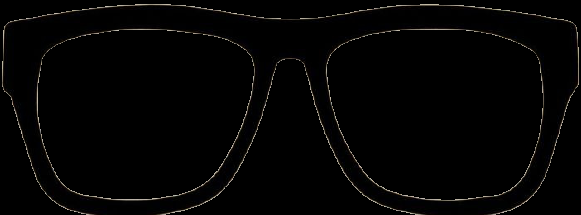
#> input picture src/data_process/glasses_images/black_glasses.png, 581 x 215 px
$ python -i perspective.py   (imports and definitions only)
#> lines starting #> are read from the running program, lines starting #| are printed output that depends on the picture
#> further down, picture is the input picture: shape (215, 581, 3); mean B, G, R 3.4, 3.7, 4
import numpy as np
import cv2
import random
import math

"""
Reference: https://github.com/ultralytics/yolov5
"""
def random_perspective(img, degrees=10, translate=.1, scale=.1, shear=10, perspective=0.0, border=(0, 0)):
#> called with degrees = 10, translate = 0.1, scale = 0.1, shear = 10, perspective = 0, border = (0, 0)
    height = img.shape[0] + border[0] * 2  # shape(h,w,c)
#> height = 215
    width = img.shape[1] + border[1] * 2
#> width = 581

    height_orig = img.shape[0] + border[0] * 2  # shape(h,w,c)
#> height_orig = 215
    width_orig = img.shape[1] + border[1] * 2
#> width_orig = 581

    # Center
    C = np.eye(3)
    C[0, 2] = -img.shape[1] / 2  # x translation (pixels)
    C[1, 2] = -img.shape[0] / 2  # y translation (pixels)

    # Perspective
    P = np.eye(3)
    P[2, 0] = random.uniform(-perspective, perspective)  # x perspective (about y)
    P[2, 1] = random.uniform(-perspective, perspective)  # y perspective (about x)

    if random.randint(0,1) < 0.5:
        # Shear
        S = np.eye(3)
        sx_d = random.uniform(-shear, shear)
        sy_d = random.uniform(-shear, shear)
        S[0, 1] = math.tan(sx_d * math.pi / 180)  # x shear (deg)
        S[1, 0] = math.tan(sy_d * math.pi / 180)  # y shear (deg)

        # Rotation and Scale
        R = np.eye(3)
        if abs(sx_d) > 5 or abs(sy_d) > 5:
            degrees = 0
        a = random.uniform(-degrees, degrees)
        s = random.uniform(1 - scale, 1 + scale)
        R[:2] = cv2.getRotationMatrix2D(angle=a, center=(0, 0), scale=s)
    else:
        # Rotation and Scale
        R = np.eye(3)
        a = random.uniform(-degrees, degrees)
        s = random.uniform(1 - scale, 1 + scale)
        R[:2] = cv2.getRotationMatrix2D(angle=a, center=(0, 0), scale=s)

        # Shear
        S = np.eye(3)
        shear = 15
        sx_d = random.uniform(-shear, shear)
        sy_d = random.uniform(-shear, shear)
        S[0, 1] = math.tan(sx_d * math.pi / 180)  # x shear (deg)
        S[1, 0] = math.tan(sy_d * math.pi / 180)  # y shear (deg)


    # Compute final width and height
    pre_M_1 = S @ R @ P @ np.array([[width_orig],[height_orig],[1]])
#> pre_M_1 = [586.9, 464.6, 1]
    pre_M_2 = S @ R @ P @ np.array([[0],[0],[1]])
    width = int(abs(pre_M_1[0,0] - pre_M_2[0,0]))
#> width = 586
    height = int(abs(pre_M_1[1,0] - pre_M_2[1,0]))
#> height = 464

    pre_M_1 = S @ R @ P @ np.array([[0],[height_orig],[1]])
#> pre_M_1 = [-39.24, 223.6, 1]
    pre_M_2 = S @ R @ P @ np.array([[width_orig],[0],[1]])
#> pre_M_2 = [626.2, 241, 1]

    width = max( abs(int(pre_M_1[0,0] - pre_M_2[0,0])), width)
    height = max( abs(int(pre_M_1[1,0] - pre_M_2[1,0])), height)

    # Translation
    T = np.eye(3)
    T[0, 2] = random.uniform(0.5 - translate, 0.5 + translate) * width  # x translation (pixels)
    T[1, 2] = random.uniform(0.5 - translate, 0.5 + translate) * height  # y translation (pixels)

    # Combined rotation matrix
    M = T @ S @ R @ P @ C  # order of operations (right to left) is IMPORTANT
    if (border[0] != 0) or (border[1] != 0) or (M != np.eye(3)).any():  # image changed
        if perspective:
            img = cv2.warpPerspective(img, M, dsize=(width, height), borderValue=(114, 114, 114))
        else:  # affine
            img = cv2.warpAffine(img, M[:2], dsize=(width, height), borderValue=(114, 114, 114))
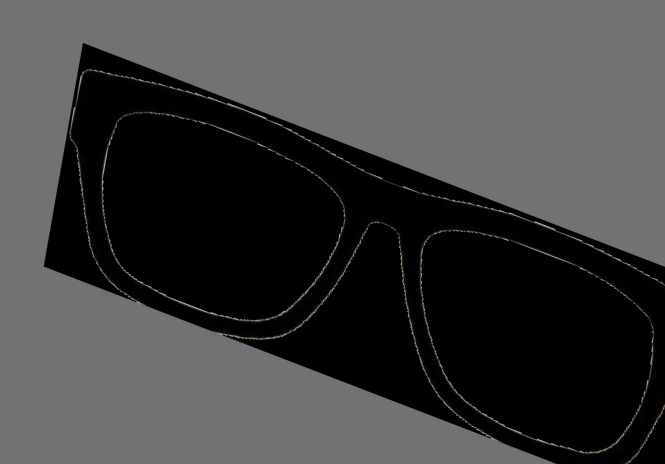
#> img: shape (464, 665, 3); mean of channels 0, 1, 2 63.3, 63.4, 63.6; drawn as B, G, R

    if width == 0 or height == 0:
        print("Hi~ image:", img.shape, height, width)
    img = cv2.resize(img, (width_orig, height_orig))
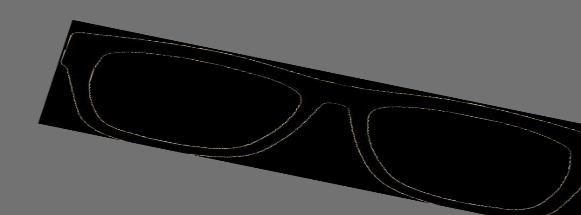
#> img: shape (215, 581, 3); mean of channels 0, 1, 2 63.3, 63.4, 63.6; drawn as B, G, R

    blur_kernel_size = random.choice([1,3,5,7,9,11])
    img = cv2.GaussianBlur(img,(blur_kernel_size,blur_kernel_size),0)
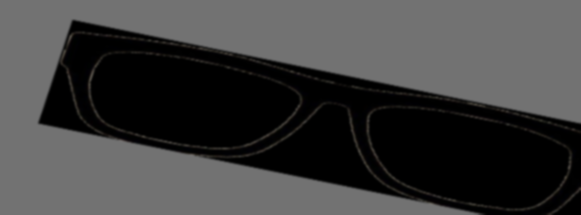
#> img: shape (215, 581, 3); mean of channels 0, 1, 2 63.3, 63.4, 63.6; drawn as B, G, R
    if random.randint(0,1) < 0.5:
        img = cv2.bitwise_not(img)
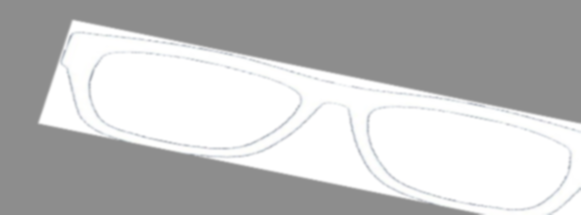
#> img: shape (215, 581, 3); mean of channels 0, 1, 2 191.7, 191.6, 191.4; drawn as B, G, R

    return img

>>> import cv2
>>> picture = cv2.imread('../glasses_images/black_glasses.png')
>>> result = random_perspective(picture)
